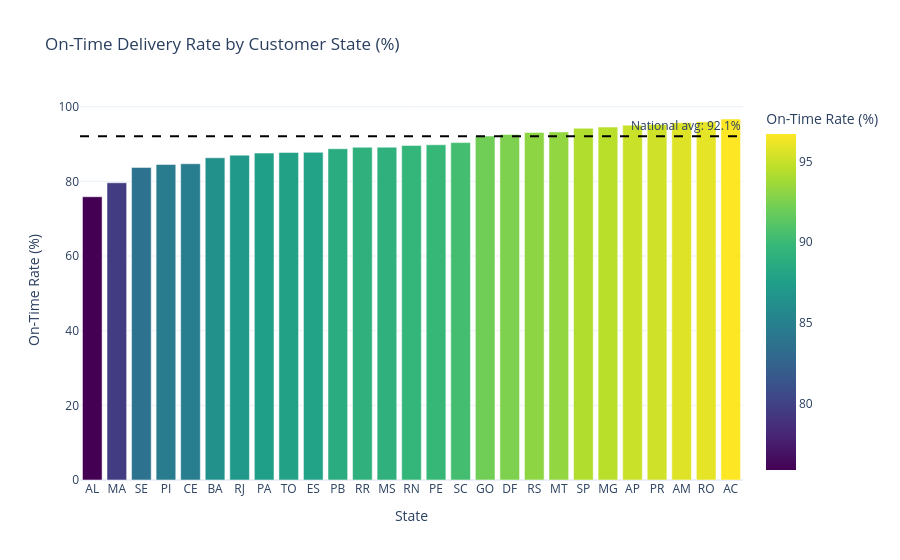

The notebook cell saved with this chart:
### Code cell
on_time_rate = df['on_time'].mean() * 100
print(f"Overall On-Time Delivery Rate: {on_time_rate:.1f}%")
print(f"Late deliveries: {(~df['on_time']).sum():,} orders")

# By state
state_ontime = df.groupby('customer_state').agg(
    on_time_rate=('on_time', 'mean'),
    total_orders=('order_id', 'nunique')
).reset_index()
state_ontime['on_time_pct'] = state_ontime['on_time_rate'] * 100
state_ontime = state_ontime.sort_values('on_time_pct')

fig = px.bar(state_ontime, x='customer_state', y='on_time_pct',
    title='On-Time Delivery Rate by Customer State (%)',
    color='on_time_pct',
    color_continuous_scale='Viridis',
    labels={'customer_state': 'State', 'on_time_pct': 'On-Time Rate (%)'}
)
fig.add_hline(y=on_time_rate, line_dash='dash', line_color='black',
    annotation_text=f'National avg: {on_time_rate:.1f}%')
fig.update_layout(template='plotly_white')
fig.show()
fig.write_html('../outputs/06_ontime_by_state.html')

### Figure 1 — Plotly figure (JSON) as saved in the notebook; plotly's stock layout.template omitted (floating-point values rounded to 4 significant figures)
{"data": [{"hovertemplate": "State=%{x}<br>On-Time Rate (%)=%{marker.color}<extra></extra>", "legendgroup": "", "marker": {"color": [75.88, 79.62, 83.73, 84.51, 84.71, 86.32, 87.03, 87.57, 87.74, 87.78, 88.74, 89.13, 89.15, 89.64, 89.81, 90.38, 92.14, 92.57, 93.12, 93.25, 94.23, 94.56, 95.06, 95.22, 95.71, 95.97, 96.7], "coloraxis": "coloraxis", "pattern": {"shape": ""}}, "name": "", "orientation": "v", "showlegend": false, "textposition": "auto", "type": "bar", "x": ["AL", "MA", "SE", "PI", "CE", "BA", "RJ", "PA", "TO", "ES", "PB", "RR", "MS", "RN", "PE", "SC", "GO", "DF", "RS", "MT", "SP", "MG", "AP", "PR", "AM", "RO", "AC"], "xaxis": "x", "y": [75.88, 79.62, 83.73, 84.51, 84.71, 86.32, 87.03, 87.57, 87.74, 87.78, 88.74, 89.13, 89.15, 89.64, 89.81, 90.38, 92.14, 92.57, 93.12, 93.25, 94.23, 94.56, 95.06, 95.22, 95.71, 95.97, 96.7], "yaxis": "y"}], "layout": {"annotations": [{"showarrow": false, "text": "National avg: 92.1%", "x": 1, "xanchor": "right", "xref": "x domain", "y": 92.09, "yanchor": "bottom", "yref": "y"}], "barmode": "relative", "coloraxis": {"autocolorscale": false, "colorbar": {"title": {"text": "On-Time Rate (%)"}}, "colorscale": [[0, "#440154"], [0.1111, "#482878"], [0.2222, "#3e4989"], [0.3333, "#31688e"], [0.4444, "#26828e"], [0.5556, "#1f9e89"], [0.6667, "#35b779"], [0.7778, "#6ece58"], [0.8889, "#b5de2b"], [1, "#fde725"]]}, "legend": {"tracegroupgap": 0}, "shapes": [{"line": {"color": "black", "dash": "dash"}, "type": "line", "x0": 0, "x1": 1, "xref": "x domain", "y0": 92.09, "y1": 92.09, "yref": "y"}], "title": {"text": "On-Time Delivery Rate by Customer State (%)"}, "xaxis": {"anchor": "y", "domain": [0, 1], "title": {"text": "State"}}, "yaxis": {"anchor": "x", "domain": [0, 1], "title": {"text": "On-Time Rate (%)"}}}}
